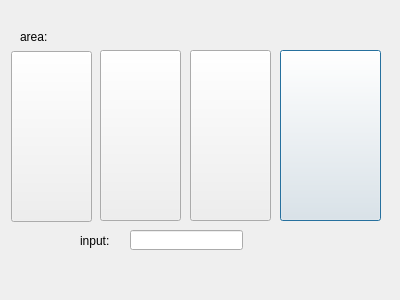
<?xml version="1.0" encoding="UTF-8"?>
<ui version="4.0">
 <class>DialogAlfalfaField</class>
 <widget class="QDialog" name="DialogAlfalfaField">
  <property name="geometry">
   <rect>
    <x>0</x>
    <y>0</y>
    <width>400</width>
    <height>300</height>
   </rect>
  </property>
  <property name="windowTitle">
   <string>Dialog</string>
  </property>
  <widget class="QLabel" name="label">
   <property name="geometry">
    <rect>
     <x>20</x>
     <y>30</y>
     <width>47</width>
     <height>13</height>
    </rect>
   </property>
   <property name="autoFillBackground">
    <bool>true</bool>
   </property>
   <property name="text">
    <string>area:</string>
   </property>
  </widget>
  <widget class="QLabel" name="label_2">
   <property name="geometry">
    <rect>
     <x>80</x>
     <y>30</y>
     <width>47</width>
     <height>13</height>
    </rect>
   </property>
   <property name="autoFillBackground">
    <bool>true</bool>
   </property>
   <property name="text">
    <string/>
   </property>
  </widget>
  <widget class="QLineEdit" name="lineEdit">
   <property name="geometry">
    <rect>
     <x>130</x>
     <y>230</y>
     <width>113</width>
     <height>20</height>
    </rect>
   </property>
  </widget>
  <widget class="QLabel" name="label_3">
   <property name="geometry">
    <rect>
     <x>80</x>
     <y>230</y>
     <width>47</width>
     <height>21</height>
    </rect>
   </property>
   <property name="autoFillBackground">
    <bool>true</bool>
   </property>
   <property name="text">
    <string>input:</string>
   </property>
  </widget>
  <widget class="QPushButton" name="pushButton_4">
   <property name="geometry">
    <rect>
     <x>280</x>
     <y>50</y>
     <width>101</width>
     <height>171</height>
    </rect>
   </property>
   <property name="text">
    <string/>
   </property>
  </widget>
  <widget class="QPushButton" name="pushButton">
   <property name="geometry">
    <rect>
     <x>190</x>
     <y>50</y>
     <width>81</width>
     <height>171</height>
    </rect>
   </property>
   <property name="text">
    <string/>
   </property>
  </widget>
  <widget class="QPushButton" name="pushButton_2">
   <property name="geometry">
    <rect>
     <x>11</x>
     <y>51</y>
     <width>81</width>
     <height>171</height>
    </rect>
   </property>
   <property name="text">
    <string/>
   </property>
  </widget>
  <widget class="QPushButton" name="pushButton_3">
   <property name="geometry">
    <rect>
     <x>100</x>
     <y>50</y>
     <width>81</width>
     <height>171</height>
    </rect>
   </property>
   <property name="text">
    <string/>
   </property>
  </widget>
 </widget>
 <resources/>
 <connections/>
</ui>
